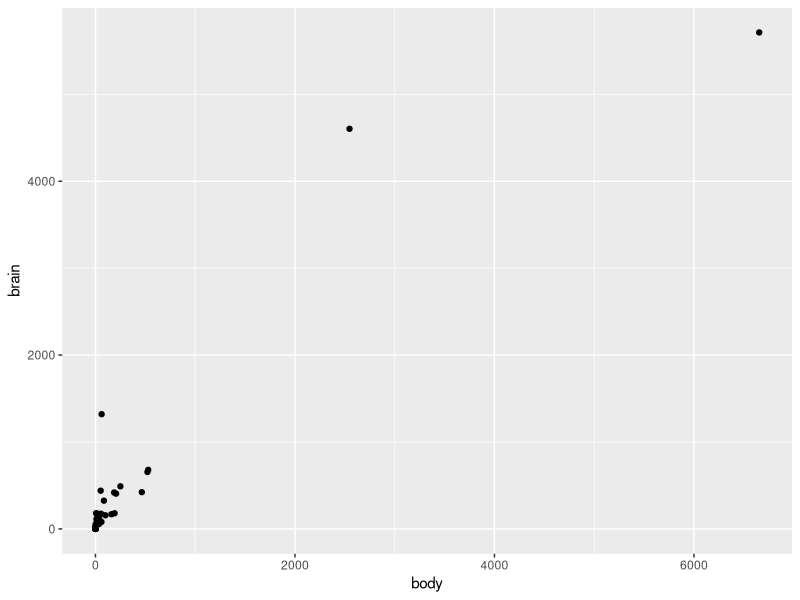
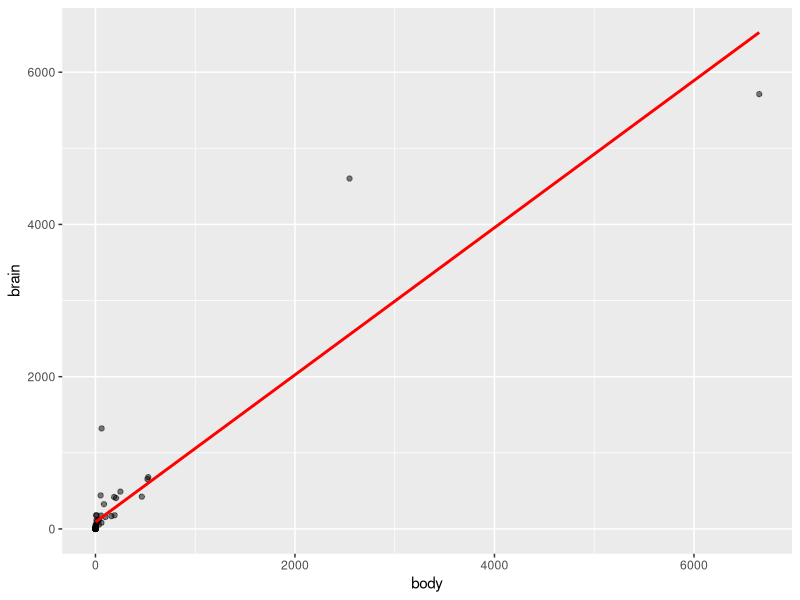
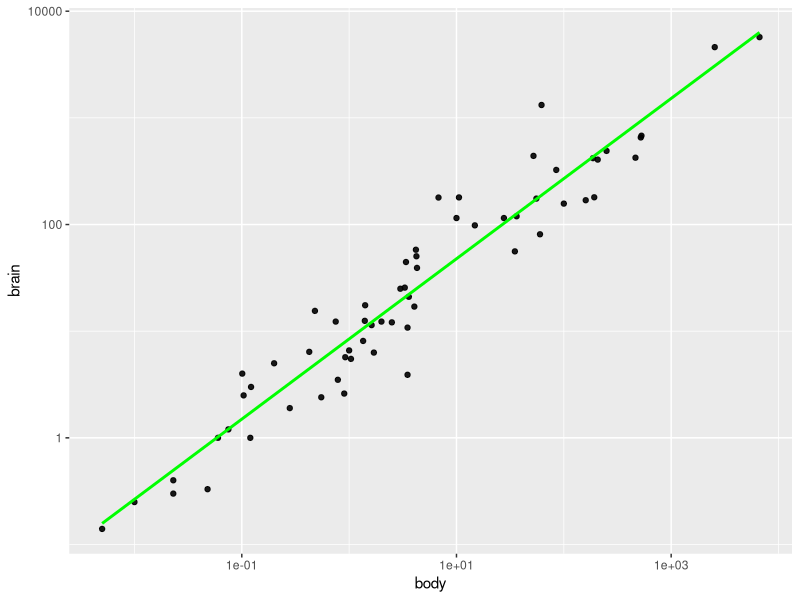
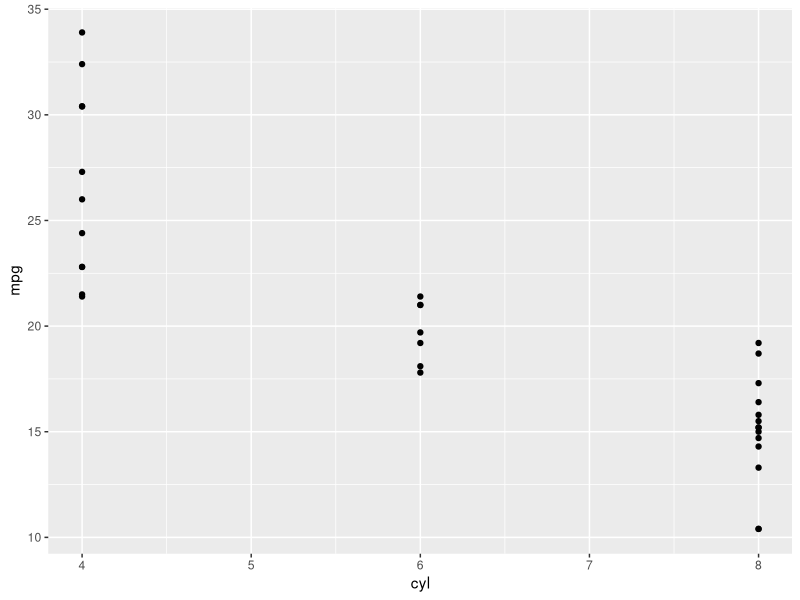
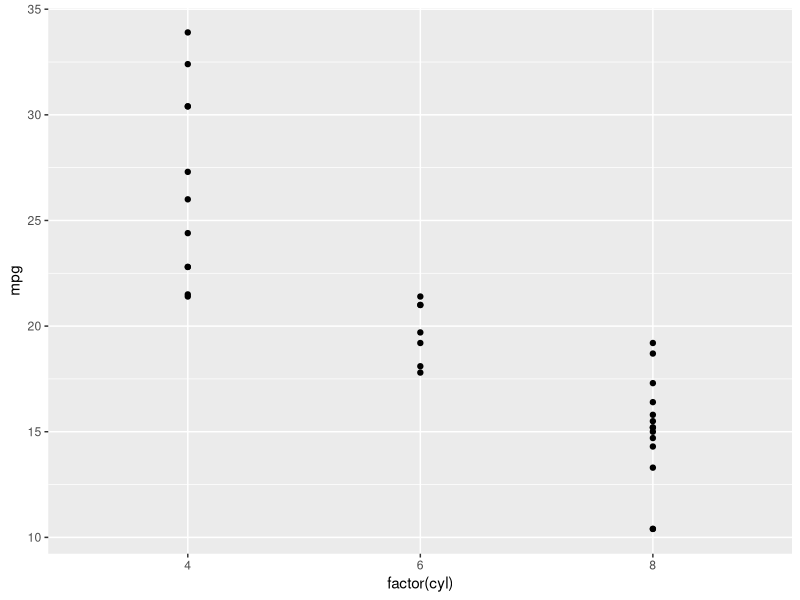
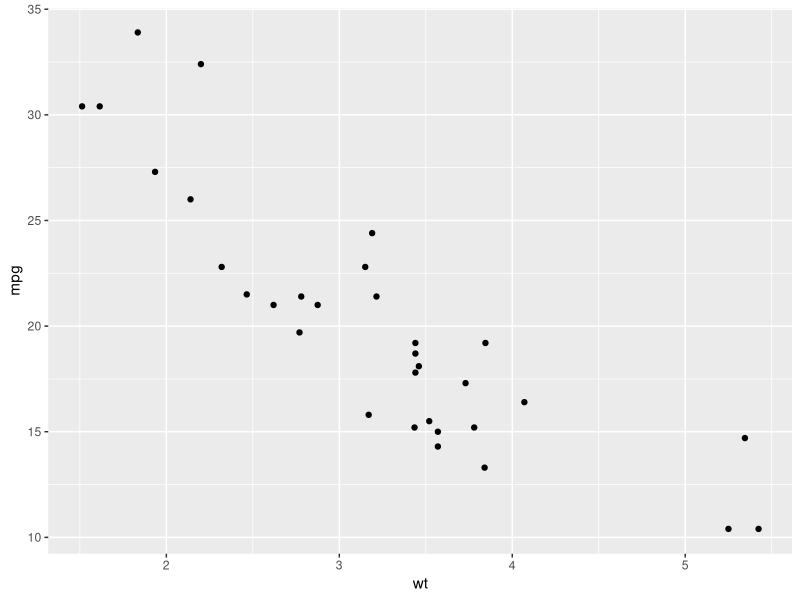
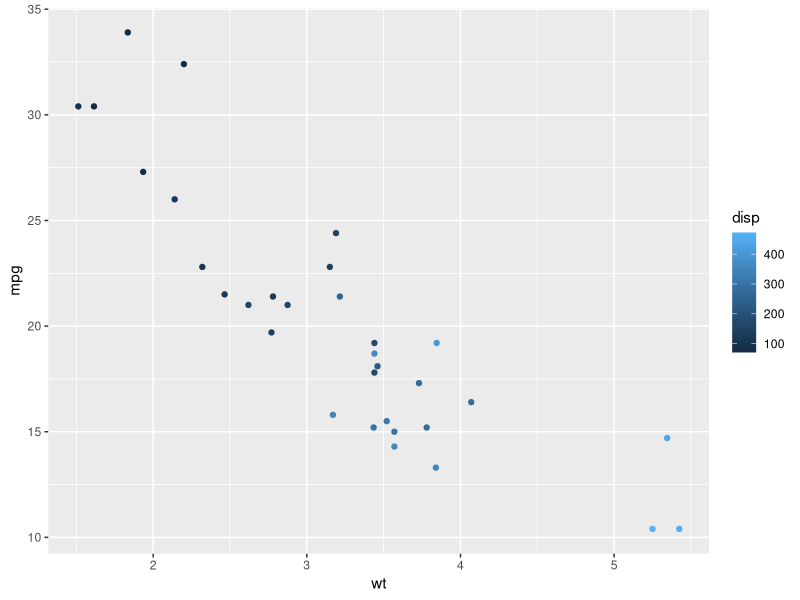
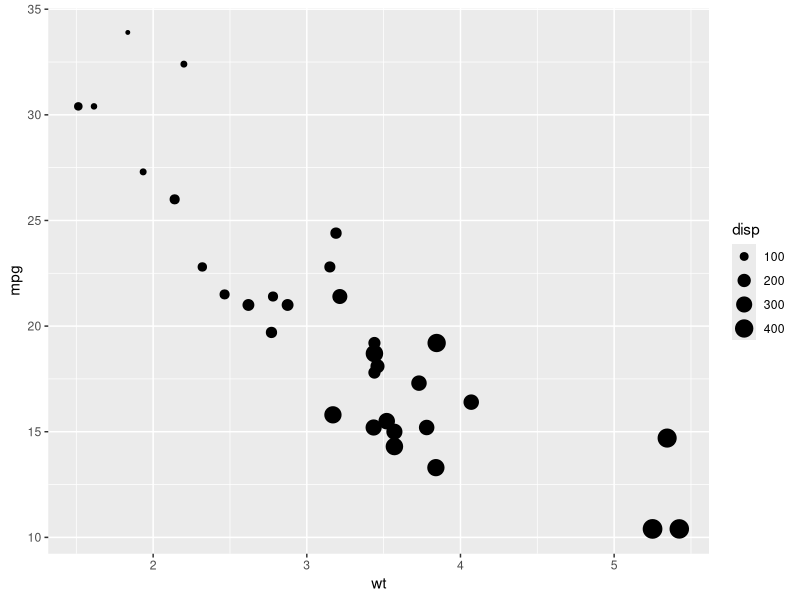

Write R code to recreate these figures, in order. (Note: this script raises an error after producing the figures.)
# What is Data Visualization? It's an essential skill for Data Science
# It combines Statistics and Design in a meaningful way to tell a story.

# In one way - it's a graphical interpretation to show/work on data analysis
# Also used to better understand the results as it gives a clear understanding about what's 
#happening

# Difference between Explanatory and Exploratory 
# Explanatory is for a wider audience where as exploratory is for a small set of audience
if (!require(ggridges)) install.packages("ggridges")
library(ggplot2)
library(MASS)
mammals # Let's start with a general example about what we'll be doing today

# This dataset contains the average bodyweight and brain weight of the mammals

# To understand the relationship we can always start with a scatterplot

ggplot(mammals, aes(x=body,y=brain))+ geom_point()

# We can see from the scatterplot that it is positive skewed

# Let's try to change it to a log scale and fit a regression line
ggplot(mammals, aes(x=body, y= brain))+ geom_point(alpha=0.5)+ 
  stat_smooth(method= "lm", se = FALSE, color="red")

# alpha is for the opacity of the points - usually varies from 0 to 1

# For this dataset, applying a linear model is a poor choice because of the outliers

ggplot(mammals, aes(x=body, y= brain))+ geom_point(alpha=0.9) +
  scale_x_log10()+scale_y_log10() + stat_smooth(method ="lm" , color="green",
                                                se = FALSE)
# After the log transformation we can see that the regression line (linear model) 
# is a good choice

# That's the reason we cannot always depend on the numerical data to make our conclusion
# Show the graph with all the graphs



# Let's start with playing around with the "mtcars" dataset

mtcars

?mtcars # if you want help with the dataset

# if you want to explore more about the dataset
str(mtcars) # gives you information about each column and what type of data is in it

ggplot(mtcars, aes(cyl, mpg)) +
  geom_point() # create a scatterplot of cyl = NUmber of cylinders against mpg = miles/gallon

# The plot from the previous question wasn't really satisfying. 
# Although cyl (the number of cylinders) is categorical(only 4,6,8), you probably noticed 
# that it is classified as numeric in mtcars. This is really misleading because the 
# representation in the plot doesn't match the actual data type. 

ggplot(mtcars, aes(factor(cyl), mpg)) +
  geom_point() # running the ggplot as a factor


# Grammar of the graphics: It is based on the plotting framework and it depends on two things:
# a) graphics is made of distinct layers of grammatical elements and 
# b) Meaningful plots are built around appropriate aesthetics 


# Let's explore grammatical elements first: There are three major things
# a) Data : The dataset that is being plotted
# b) Aesthetics : The scale onto which we map our data
# c) Geometries : The visual elements used for the data

# Other minor elements:
# a) Themes : allows you to exercise fine control over the non-data elements of your plot
# b) Statistics : to understand the data
# c) Coordinates : The space where the data will be plotted
# d) Facets : if we need small multiples of the plots ( Multiple plots - like scatterplot)

ggplot(mtcars, aes(wt, mpg)) + geom_point() # simple scatterplot bw wt and mpg

ggplot(mtcars, aes(wt, mpg, color = disp)) +
  geom_point() # using color aesthetic to show one more feature of that dataset in the plot 

# What if we to experiment a little bit and also see the size for the displacement 
ggplot(mtcars, aes(wt, mpg, size = disp)) +
  geom_point()

#These are two different ways to convey information about the third variable in scatterplot

# There is an another argument that we can use : shape
ggplot(mtcars, aes(wt, mpg, shape = disp)) +
  geom_point() # shape cannot be applied to a continuous variable

ggplot(mtcars, aes(wt, mpg, shape = factor(cyl))) +
  geom_point() # it runs because it's a categorical variable

# Let's combine displacement as well here
ggplot(mtcars, aes(wt, mpg, shape = factor(cyl), color = disp)) +
  geom_point()

# Also, if we want o see size of each item

ggplot(mtcars, aes(wt, mpg, shape = factor(cyl), size = disp)) +
  geom_point()



# Part 2 - A new dataset - Diamonds
# The diamonds data frame contains information on the prices and various metrics of 50,000 
# diamonds. Among the variables included are carat (a measurement of the size of the diamond)
# and price. We'll be using a subset of 1,000 diamonds.

# Explore the diamonds data frame with str()
str(diamonds)

ggplot(diamonds, aes(x = carat, y = price))+
  geom_point() # scatterplot of carat with price

# Add geom_point() and geom_smooth() 

ggplot(diamonds, aes(x = carat, y = price))+
  geom_point() + geom_smooth()

# 2 - show only the smooth line
ggplot(diamonds, aes(x = carat, y = price)) +
  geom_smooth()

# 3 - col in aes()
ggplot(diamonds, aes(x = carat, y = price, color=clarity)) +
  geom_smooth() # clarity = ordered factor with eight levels


# We can also create objects in which we can store the plots and add things/features to them
# later on and we can add any number of features to them

# Draw a ggplot
plt_price_vs_carat <- ggplot(diamonds, aes(x= carat, y=price))

plt_price_vs_carat # nothing is gonna happen because we're not using geom_point to see
# the scatterplot

# Add a point layer ( geom_point) to plt_price_vs_carat
plt_price_vs_carat + geom_point()

plt_price_vs_carat <- ggplot(diamonds, aes(carat, price))

# To make points 20% opaque: plt_price_vs_carat_transparent
plt_price_vs_carat_transparent <- plt_price_vs_carat + geom_point(alpha = 0.2)

# See the plot
plt_price_vs_carat_transparent

# From previous step
plt_price_vs_carat <- ggplot(diamonds, aes(carat, price))

# To map color to clarity,
# Assign the updated plot to a new object
plt_price_vs_carat_by_clarity <- plt_price_vs_carat + geom_point(aes(color = clarity))

# See the plot
plt_price_vs_carat_by_clarity




# Next part is to explore Aesthetics:

# typical visible aesthetics are:
# x = the x-axis ; y= the y-axis
# fill = Fill color
# color = color of the points
# size = thickness ( radius of the points) or size of the line
# alpha = transparency
# linetype = line pattern of the line
# labels = text on a plot or the axes
# shape = shape of the points if they are not continuous

ggplot(mtcars, aes(wt, mpg, color = factor(cyl))) +
  # Set the shape and size of the points
  geom_point(shape = 2, size = 3)

ggplot(mtcars, aes(wt, mpg, color = factor(cyl))) +
  # Set the shape and size of the points
  geom_point(shape = 3, size = 3)


# Map fcyl to fill
ggplot(mtcars, aes(wt, mpg, fill = factor(cyl))) +
  geom_point(shape = 1, size = 4) # check again

#The default geom_point() uses shape = 19: a solid circle. 
#An alternative is shape = 21: a circle that allow you to use both fill for the inside and 
#color for the outline.

ggplot(mtcars, aes(wt, mpg, fill = factor(cyl))) +
  # Change point shape; set alpha
  geom_point(shape = 21, size = 4, alpha = 0.6)

# Map color to fam = factor of am
ggplot(mtcars, aes(wt, mpg, fill = factor(cyl), color = factor(am))) +
  geom_point(shape = 21, size = 4, alpha = 0.6)



# Exercise
# Using mtcars, create a plot base layer, plt_mpg_vs_wt. Map mpg onto y and wt onto x.
# Add a point layer, mapping the categorical no. of cylinders, fcyl, onto size.

# Establish the base layer
plt_mpg_vs_wt <- ggplot(mtcars, aes(wt, mpg))

# Map fcyl to size
plt_mpg_vs_wt +
  geom_point(aes(size = factor(cyl))) 

# Change the mapping. This time fcyl should be mapped onto alpha

# Base layer
plt_mpg_vs_wt <- ggplot(mtcars, aes(wt, mpg))

# Map fcyl to alpha, not size
plt_mpg_vs_wt +
  geom_point(aes(alpha = factor(cyl)))


#Change the mapping again. This time fycl should be mapped onto shape

# Base layer
plt_mpg_vs_wt <- ggplot(mtcars, aes(wt, mpg))

# Map fcyl to shape
plt_mpg_vs_wt +
  geom_point(aes(shape = factor(cyl)))


#Swap the geom layer: change points to text.
#Change the mapping again. This time fycl should be mapped onto label

# Base layer
plt_mpg_vs_wt <- ggplot(mtcars, aes(wt, mpg))

# Use text layer and map fcyl to label
plt_mpg_vs_wt +
  geom_text(aes(label = factor(cyl)))





# Updating aesthetic labels

#We'll modify some aesthetics to make a bar plot of the number of cylinders for cars with 
# different types of transmission.

# We'll also make use of some functions for improving the appearance of the plot.

#labs() to set the x- and y-axis labels. It takes strings for each argument.

ggplot(mtcars, aes(factor(cyl), fill = factor(am))) +
  geom_bar() +
  # Set the axis labels
  labs(x = "Number of Cylinders", y = "Count")


# Set the position
ggplot(mtcars, aes(factor(cyl), fill = factor(am))) +
  geom_bar(position = 'dodge') +
  labs(x = "Number of Cylinders", y = "Count")




# Geometries : how the plot actually looks

# There are 48 geom_* in R
# You can look at the link if you're interested in it:
# https://ggplot2.tidyverse.org/reference/

# Each geom serves a specific purpose and it's upto you to decide which one will be the best
# for your dataset

# Let's take scatterplot for example : X and y axis are important for geom_point()
# Otherwise we won't be able to draw a scatterplot. Others are optional

# Like - alpha, color,fill,shape,size or stroke

# You can pass the aesthetics in geom or ggplot

# We'll play around with a new dataset by the name of "iris"

# load the dataset
iris

?iris # info about iris

str(iris) # other detail information about the dataset

# For example: these two commands gives you the same plot
ggplot(iris, aes(x=Sepal.Length, y=Sepal.Width, col=Species))+ geom_point()

# Or/And
ggplot(iris, aes(x=Sepal.Length, y=Sepal.Width)) + geom_point(aes(col=Species))


# Now, we can use different geom_ to add more information : like the mean or something else
# Example:

ggplot(iris, aes(x=Sepal.Length, y=Sepal.Width, col=Species)) + geom_point()

#if we want to add other information we can use another geom_point on top of it to add one 
# more layer

#Let's say we're interested in the means
# Load library(dplyr) first to use "pipes"
iris %>%
  group_by(Species)%>%
  summarise_all(mean) ->iris.summary

ggplot(iris, aes(x=Sepal.Length, y=Sepal.Width, col=Species))+ 
  geom_point() +geom_point(data = iris.summary, shape =15 , size =5)

# There are 25 different shapes that we can use. I'll show some examples
ggplot(iris, aes(x=Sepal.Length, y=Sepal.Width, col=Species))+ 
  geom_point() +geom_point(data = iris.summary, shape =5 , size =5)

# Another way of showing the same thing using stroke(thick outline)
ggplot(iris, aes(x=Sepal.Length, y=Sepal.Width, col=Species))+ 
  geom_point() +geom_point(data = iris.summary, shape =21 , size =5, fill="black",stroke =1)




# How to handle overplotting:

# There are different cases in overplotting:
# 1 A large dataset

# How to deal with large dataset like diamonds which has over 50,000 points

# Plot price vs. carat, colored by clarity
plt_price_vs_carat_by_clarity <- ggplot(diamonds, aes(carat, price, color = clarity))

# Add a point layer with tiny points
plt_price_vs_carat_by_clarity + geom_point(alpha = 0.5)


# Plot price vs. carat, colored by clarity
plt_price_vs_carat_by_clarity <- ggplot(diamonds, aes(carat, price, color = clarity))

# Add a point layer with tiny points
plt_price_vs_carat_by_clarity + geom_point(alpha = 0.5, shape = ".")


# 2 Overplotting 2: Aligned values
# This occurs when one axis is continuous and the other is categorical

# Plot base
plt_mpg_vs_fcyl_by_fam <- ggplot(mtcars, aes(factor(cyl), mpg, color = factor(am)))

# Default points are shown for comparison
plt_mpg_vs_fcyl_by_fam + geom_point()

# How to deal with it - use jittering

# Alter the point positions by jittering, width 0.3
plt_mpg_vs_fcyl_by_fam + geom_point(position = position_jitter(width = 0.2))

# But we get different results every time we run this line. How do we fix this?

# What is the use of jittering?
# The jitter geom is a convenient shortcut for geom_point(position = "jitter") . 
# It adds a small amount of random variation to the location of each point, and is a useful 
# way of handling overplotting caused by discreteness in smaller datasets.


# Another way to use Jitter

plt_mpg_vs_fcyl_by_fam + 
  geom_point(position = position_jitterdodge(jitter.width = 0.3, dodge.width = 0.3))


# Histograms

ggplot(iris, aes(x=Sepal.Width)) + geom_histogram()

ggplot(iris, aes(x=Sepal.Width)) + geom_histogram(binwidth = 0.1) # more intuitive
# As there is no space it shows that it is continuous variable


# If you remember we have three different species in our dataset iris
ggplot(iris, aes(x=Sepal.Width, fill=Species)) + geom_histogram(binwidth = 0.1)

ggplot(iris, aes(x=Sepal.Width, fill=Species)) + geom_histogram(binwidth = 0.1, center = 0.05)
# to add the x-label in the centre

# By looking at the histogram whether the Species are overlapping or stacked

# We can play with it and have different ways to represent the same thing
ggplot(iris, aes(x=Sepal.Width, fill=Species)) + 
  geom_histogram(binwidth = 0.1,position="dodge") # side by side

ggplot(iris, aes(x=Sepal.Width, fill=Species)) + 
  geom_histogram(binwidth = 0.1,position="stack") # over top of each other

# default is "stack"

# Another Example

light_blue <- "#51A8C9"

# An internal variable called density can be accessed by using the .. notation, 
#i.e. ..density.. Plotting this variable will show the relative frequency, which is the 
# height times the width of each bin.

ggplot(mtcars, aes(mpg, ..density..)) +
  # Set the fill color to light_blue
  geom_histogram(binwidth = 1, fill = light_blue)


# Bar plots :

# geom_bar = used for count - to count total values
# geom_col = to plot actual values

# Plot fcyl, filled by fam
ggplot(mtcars, aes(factor(cyl), fill = factor(am))) +
  # Add a bar layer
  geom_bar()

ggplot(mtcars, aes(factor(cyl), fill = factor(am))) +
  # Change the position to "dodge"
  geom_bar(position = "fill") #  proportion - gives you 100 percent

ggplot(mtcars, aes(factor(cyl), fill = factor(am))) +
  # Change the position to "dodge"
  geom_bar(position = "dodge") # side by side

# Overlapping bar plots
ggplot(mtcars, aes(cyl, fill = factor(am))) +
  # Change position to use the functional form, with width 0.2
  geom_bar(position = position_dodge(width = 0.9))

ggplot(mtcars, aes(cyl, fill = factor(am))) +
  # Set the transparency to 0.6
  geom_bar(position = position_dodge(width = 0.2), alpha = 0.6)


# Bar plots: sequential color palette
# In this bar plot, we'll fill each segment according to an ordinal variable. 
# The best way to do that is with a sequential color palette.

ggplot(mtcars, aes(factor(cyl), fill = factor(am))) +
  geom_bar() +
  scale_fill_brewer(palette = "Set1")


# Line plots:usually used in time series

#Here, we'll use the economics dataset to make some line plots. The dataset contains a time 
#series for unemployment and population statistics from the Federal Reserve Bank of St. Louis
# in the United States. The data is contained in the ggplot2 package.

# Print the head of economics
head(economics)

# Using economics, plot unemploy vs. date
ggplot(economics, aes(date, unemploy)) +
  # Make it a line plot
  geom_line()


# Let's see how we can combine these plots with statistics and some other things to get more
# information

# View the structure of mtcars
str(mtcars)

# Using mtcars, draw a scatter plot of mpg vs. wt
ggplot(mtcars, aes(x = wt, y = mpg)) +
  geom_point()

# Amend the plot to add a smooth layer
ggplot(mtcars, aes(x = wt, y = mpg)) +
  geom_point() +
  geom_smooth()

# Amend the plot. Use lin. reg. smoothing; turn off std err ribbon
ggplot(mtcars, aes(x = wt, y = mpg)) +
  geom_point() +
  geom_smooth(method = "lm", se = FALSE) # used when we have less than 1000 points

# Amend the plot. Swap geom_smooth() for stat_smooth().
ggplot(mtcars, aes(x = wt, y = mpg)) +
  geom_point() +
  stat_smooth(method = "lm", se = FALSE)


# Using mtcars, plot mpg vs. wt, colored by fcyl
ggplot(mtcars, aes(x = wt, y = mpg, color = factor(cyl))) +
  # Add a point layer
  geom_point() +
  # Add a smooth lin. reg. stat, no ribbon
  stat_smooth(method = "lm", se = FALSE)


# Update the plot to add a second smooth stat.
#Add a dummy group aesthetic to this layer, setting the value to 1.
#Use the same method and se values as the first stat smooth layer.

# Amend the plot to add another smooth layer with dummy grouping
ggplot(mtcars, aes(x = wt, y = mpg, color = factor(cyl))) +
  geom_point() +
  stat_smooth(method = "lm", se = FALSE) +
  stat_smooth(aes(group = 1), method = "lm", se = FALSE)


#Modifying stat_smooth

ggplot(mtcars, aes(x = wt, y = mpg)) +
  geom_point() +
  # Add 3 smooth LOESS stats, varying span & color
  stat_smooth(se = FALSE, color = "red", span = 0.9) +
  stat_smooth(se = FALSE, color = "green", span = 0.6) +
  stat_smooth(se = FALSE, color = "blue", span = 0.3)


# Amend the plot to color by fcyl
ggplot(mtcars, aes(x = wt, y = mpg, color = factor(cyl))) +
  geom_point() +
  # Add a smooth LOESS stat, no ribbon
  stat_smooth(se = FALSE) +
  # Add a smooth lin. reg. stat, no ribbon
  
  
# Statistical Transformations
  # Scatter plot with mean line
  ggplot(mtcars, aes(hp, mpg)) + 
  geom_point(color = "blue") +
  stat_summary(fun.y = "mean", geom = "line", linetype = "dashed")
# This creates a scatter plot of mpg vs hp, with a dashed line representing the mean mpg for each hp value

# Scatter plot with rug plot
ggplot(mtcars, aes(hp, mpg)) + 
  geom_point(color = "blue") + 
  geom_rug(show.legend = FALSE) +
  stat_summary(fun.y = "mean", geom = "line", linetype = "dashed")
# This adds a rug plot (small lines on the axes showing the distribution of points) to the previous plot

# Histogram
ggplot(mtcars, aes(x=mpg)) + geom_histogram()
# This creates a histogram showing the distribution of mpg values

# Box Plot
ggplot(mtcars, aes(x=as.factor(cyl), y=mpg)) + geom_boxplot()
# This creates a box plot showing the distribution of mpg for each cylinder count

# Box Plot with custom colors
mtcars$cyl <- as.factor(mtcars$cyl)  # Convert 'cyl' to a factor for better plotting
ggplot(mtcars, aes(x=(cyl), y=mpg, color = cyl)) + 
  geom_boxplot() +
  scale_color_manual(values = c("#3a0ca3", "#c9184a", "#3a5a40"))
# This creates a box plot with custom colors for each cylinder count

# Violin Plot
ggplot(mtcars, aes(factor(cyl), mpg)) + geom_violin(aes(fill = cyl))
# This creates a violin plot showing the distribution of mpg for each cylinder count

# Pie Chart
ggplot(mtcars, aes(x="", y=mpg, fill=cyl)) + 
  geom_bar(stat="identity", width=1) + 
  coord_polar("y", start=0)
# This creates a pie chart showing the proportion of total mpg for each cylinder count

# Polar Plot
mtcars %>%
  group_by(cyl) %>%
  summarize(mpg = median(mpg)) %>%
  ggplot(aes(x = cyl, y = mpg)) + 
  geom_col(aes(fill = cyl), color = NA) + 
  labs(x = "", y = "Median mpg") + 
  coord_polar()
# This creates a polar plot showing the median mpg for each cylinder count

# Bump Chart
ggplot(mtcars, aes(x = hp, y = mpg, group = cyl)) + 
  geom_line(aes(color = cyl), size = 2) + 
  geom_point(aes(color = cyl), size = 4) + 
  scale_y_reverse(breaks = 1:nrow(mtcars))
# This creates a bump chart showing how mpg changes with hp for each cylinder count

# Contour Plot
# A 2D density contour plot shows the estimated density of points in 2D space
ggplot(mtcars, aes(mpg, hp)) + 
  geom_density_2d_filled(show.legend = FALSE) + 
  coord_cartesian(expand = FALSE) + 
  labs(x = "mpg")
# This creates a filled contour plot of the density of points in the mpg-hp space

# Scatter plot with contour lines
ggplot(mtcars, aes(x = mpg, y = hp)) + 
  geom_point() + 
  geom_density_2d()
# This adds contour lines to a scatter plot, showing both individual points and their density

# Heatmap
# Heatmaps show the density of points using color
ggplot(iris, aes(Sepal.Length, Petal.Length)) + 
  geom_hex(bins = 20, color = "grey") + 
  scale_fill_distiller(palette = "Spectral", direction = 1)
# This creates a hexagonal heatmap of Sepal.Length vs Petal.Length

# Alternative heatmap with rectangular bins
ggplot(iris, aes(Sepal.Length, Petal.Length)) + 
  geom_bin2d(bins = 15) + 
  scale_fill_distiller(palette = "Spectral", direction = 1)
# This creates a rectangular heatmap of Sepal.Length vs Petal.Length

# Ridge Plot
# Ridge plots show the distribution of a numeric variable for different categories
library(ggridges)
ggplot(iris, aes(x = Sepal.Length, y = Species)) + 
  geom_density_ridges(fill = "gray90")
# This creates a ridge plot showing the distribution of Sepal.Length for each Species

# Ridge plot with gradient fill
ggplot(iris, aes(x = Sepal.Length, y = Species, fill = stat(x))) + 
  geom_density_ridges_gradient() + 
  scale_fill_viridis_c(name = "Depth", option = "C")
# This creates a ridge plot with gradient fill based on the x-axis values

# Customization in ggplot2

# Plot Titles
ggplot(mtcars, aes(x=as.factor(cyl), y=mpg)) + 
  geom_boxplot() + 
  ggtitle("hp vs mpg")
# This adds a simple title to the plot

# Adding title using labs()
ggplot(mtcars, aes(x=as.factor(cyl), y=mpg)) + 
  geom_boxplot() + 
  labs(title = "hp vs mpg")
# This adds a title using the labs() function, which is more flexible for adding multiple labels

# Adding subtitle
ggplot(mtcars, aes(x=as.factor(cyl), y=mpg)) + 
  geom_boxplot() + 
  ggtitle("hp vs mpg", subtitle = "Subtitle of the plot")
# This adds both a title and a subtitle to the plot

# Customizing title appearance
ggplot(mtcars, aes(x=as.factor(cyl), y=mpg)) + 
  geom_boxplot() + 
  ggtitle("hp vs mpg") +
  theme(plot.title = element_text(hjust = 0, size = 16, face = "bold"))
# This customizes the appearance of the title (right-aligned, larger, bold)

# Themes
# Changing panel background color
ggplot(mtcars, aes(x=as.factor(cyl), y=mpg)) + 
  geom_boxplot() + 
  theme(panel.background = element_rect(fill = "#72efdd"))
# This changes the background color of the plot panel

# Customizing panel border
ggplot(mtcars, aes(x=as.factor(cyl), y=mpg)) + 
  geom_boxplot() + 
  theme(panel.border = element_rect(fill = "transparent", color = "#72efdd", size = 4))
# This adds a colored border to the plot panel

# Changing plot background color
ggplot(mtcars, aes(x=as.factor(cyl), y=mpg)) + 
  geom_boxplot() +
  theme(plot.background = element_rect(fill = "#72efdd"))
# This changes the background color of the entire plot

# Grid Customization
ggplot(mtcars, aes(x=as.factor(cyl), y=mpg)) + 
  geom_boxplot() + 
  theme(panel.grid = element_line(color = "#3a0ca3", size = 1, linetype = 3))
# This customizes the appearance of the grid lines

# Removing grid lines
ggplot(mtcars, aes(x=as.factor(cyl), y=mpg)) + 
  geom_boxplot() +  
  theme(panel.grid = element_blank())
# This removes all grid lines from the plot

# Customizing margins
ggplot(mtcars, aes(x=as.factor(cyl), y=mpg)) + 
  geom_boxplot() + 
  theme(plot.background = element_rect(color = 1, size = 1),
        plot.margin = margin(t = 20, r = 50, b = 40, l = 30))
# This adjusts the margins around the plot

# Creating a panel of different plots
library(patchwork)
p1 <- ggplot(mtcars, aes(x = hp, y = mpg, color = gear)) + 
  geom_line(color = "#3a0ca3") + 
  geom_point() 
p2 <- ggplot(mtcars, aes(x = carb, y = mpg, color = gear)) + 
  geom_line(color = "#c9184a") + 
  geom_point() 
p1 + p2
# This creates two separate plots and combines them side-by-side using the patchwork package

# Faceting
# Facet wrap
ggplot(mtcars, aes(hp, mpg)) + 
  geom_point() +
  facet_wrap(~carb)
# This creates separate plots for each unique value in the 'carb' variable

# Facet grid
ggplot(mtcars, aes(hp, mpg)) + 
  geom_point() + 
  facet_grid(. ~ cyl) + 
  facet_grid(cyl ~ .) + 
  facet_grid(gear ~ cyl, labeller = "label_both")
# This demonstrates different ways to use facet_grid for creating grid layouts of plots
  stat_smooth(method = "lm", se = FALSE)